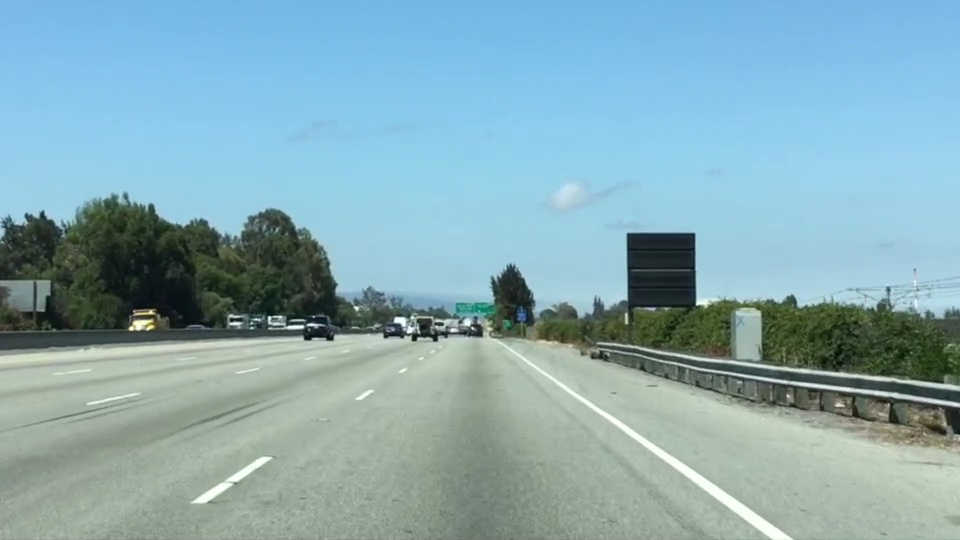
#> input picture test.jpg, 960 x 540 px
$ python ColorSelection_RegionSelection.py
#> lines starting #> are read from the running program, lines starting #| are printed output that depends on the picture; after the words box and inside, x2 and y2 are one past the last pixel; in counts of white or black regions, pixels touching at a corner belong together
import matplotlib.pyplot as plt
import matplotlib.image as mpimg
import numpy as np

# Read in the image
image = mpimg.imread('test.jpg')
#> image is the input picture: shape (540, 960, 3); mean R, G, B 135.5, 171.1, 179.2

# Grab the x and y size and make a copy of the image
ysize = image.shape[0]
#> ysize = 540
xsize = image.shape[1]
#> xsize = 960
color_select = np.copy(image)

# Define color selection criteria
###### MODIFY THESE VARIABLES TO MAKE YOUR COLOR SELECTION
red_threshold = 200
green_threshold = 200
blue_threshold = 200
######

rgb_threshold = [red_threshold, green_threshold, blue_threshold]

# Do a boolean or with the "|" character to identify
# pixels below the thresholds
thresholds = (image[:,:,0] < rgb_threshold[0]) \
            | (image[:,:,1] < rgb_threshold[1]) \
            | (image[:,:,2] < rgb_threshold[2])
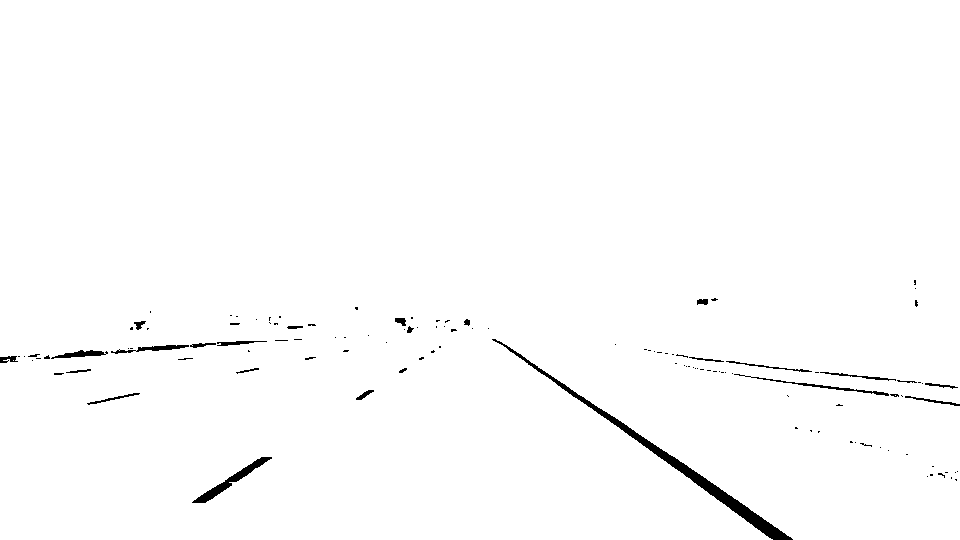
#> thresholds: shape (540, 960) bool; 98.9% white; 121 black regions (95 under 20 px), largest, box (x1, y1, x2, y2) and area: (492, 339, 793, 540) 2493, (192, 457, 272, 503) 624, (734, 374, 889, 396) 302
color_select[thresholds] = [0,0,0]
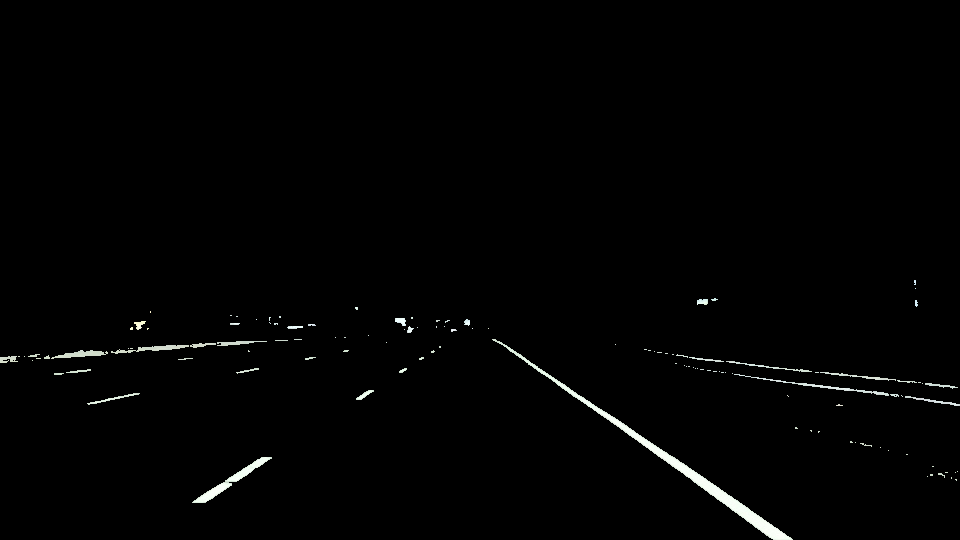
#> color_select: shape (540, 960, 3); mean R, G, B 2.5, 2.7, 2.5

# Display the image
plt.imshow(color_select)

# Uncomment the following code if you are running the code locally and wish to save the image
# mpimg.imsave("test-after.png", color_select)
# Pull out the x and y sizes and make a copy of the image
ysize = image.shape[0]
xsize = image.shape[1]
region_select = np.copy(color_select)

# Define a triangle region of interest
# Keep in mind the origin (x=0, y=0) is in the upper left in image processing
# Note: if you run this code, you'll find these are not sensible values!!
# But you'll get a chance to play with them soon in a quiz
left_bottom = [0, 539]
right_bottom = [959, 539]
apex = [480, 270]

# Fit lines (y=Ax+B) to identify the  3 sided region of interest
# np.polyfit() returns the coefficients [A, B] of the fit
fit_left = np.polyfit((left_bottom[0], apex[0]), (left_bottom[1], apex[1]), 1)
fit_right = np.polyfit((right_bottom[0], apex[0]), (right_bottom[1], apex[1]), 1)
fit_bottom = np.polyfit((left_bottom[0], right_bottom[0]), (left_bottom[1], right_bottom[1]), 1)

# Find the region inside the lines
XX, YY = np.meshgrid(np.arange(0, xsize), np.arange(0, ysize))
region_thresholds = (YY > (XX*fit_left[0] + fit_left[1])) & \
                    (YY > (XX*fit_right[0] + fit_right[1])) & \
                    (YY < (XX*fit_bottom[0] + fit_bottom[1]))

# Color pixels red which are inside the region of interest
region_select[region_thresholds] = [255, 0, 0]
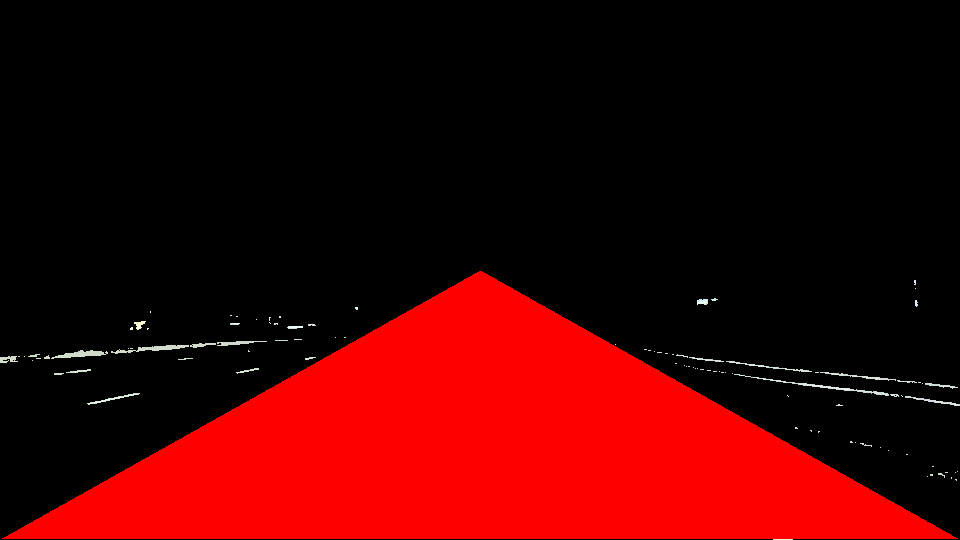
#> region_select: shape (540, 960, 3); mean R, G, B 64.2, 1, 1

# Display the image
plt.imshow(region_select)
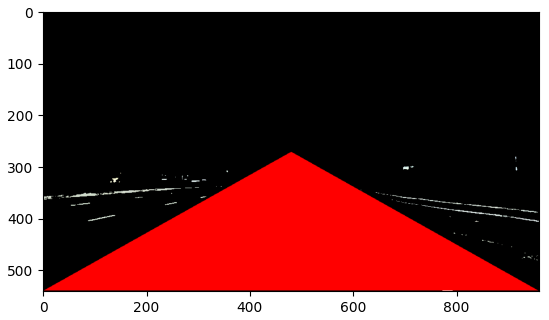
#> figure drawn by matplotlib, 1 panel
